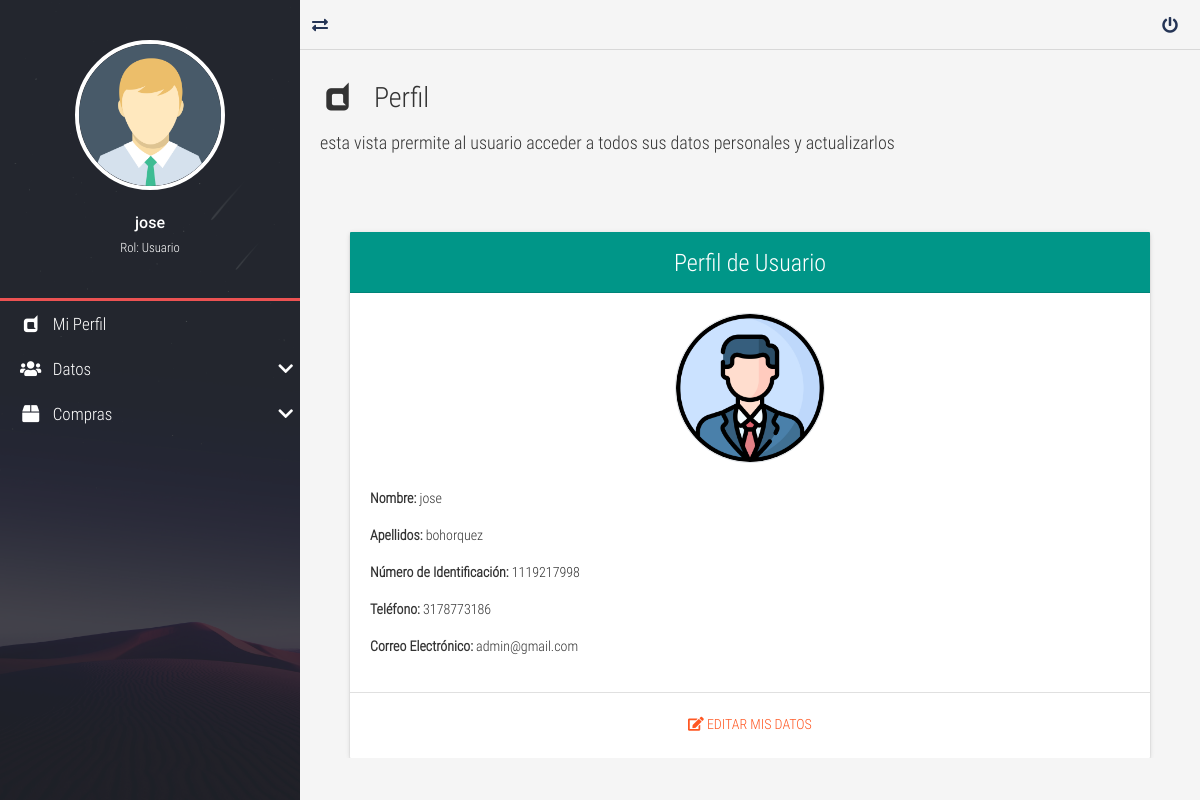
The app's page /index.php?c=ProfileController&a=main (signed in) with its own data.
### tables this page shows
CREATE TABLE `user` (
  `id_user` int NOT NULL COMMENT 'identificador unico de cada usuario',
  `name` varchar(50) DEFAULT NULL COMMENT 'nombres de cada usuario',
  `lastname` varchar(50) DEFAULT NULL COMMENT 'apellidos de cada usuario',
  `id_number` varchar(50) DEFAULT NULL COMMENT 'numero de identificacion de cada usuario',
  `cel` varchar(50) DEFAULT NULL COMMENT 'numero de telefono de cada usuario',
  `email` varchar(50) DEFAULT NULL COMMENT 'correo electronico de cada usuario',
  `pass` longtext COMMENT 'contraseña del usuario',
  `rol` int DEFAULT NULL COMMENT 'rol de cada uno de los usuarios',
  `image_profile` varchar(50) DEFAULT NULL COMMENT 'ruta de donde se almacena la imagen '
);

### controllers/ProfileController.php (called while the page is built, shortened)
<?php
require_once 'models/UserModel.php';
class ProfileController
{
    private $userModel;
    public function __construct()
    {
        $db = new Database();
        $pdo = $db->getConnection();
        $this->userModel = new UserModel($pdo);
    }
public function main()
{
    $userId = $_SESSION['user_id'];
    $user = $this->userModel->getUserProfileById($userId);
    require_once("views/rol/user/modules/1head.php");
    require_once("views/rol/user/modules/2nav_lat.php");
    require_once("views/rol/user/modules/3contenido.php");
    require_once("views/rol/user/modules/4footer.php");
}
}

### models/UserModel.php (called while the page is built, shortened)
<?php
class UserModel
{
    private $db;
    private $name;
    private $lastname;
    private $id_number;
    private $cel;
    private $email;
    private $image_profile;
    public function __construct($pdo)
    {
        $this->db = $pdo;
    }
    public function getName() { return $this->name; }
    public function setName($name) { $this->name = $name; }
    public function getLastname() { return $this->lastname; }
    public function setLastname($lastname) { $this->lastname = $lastname; }
    public function getIdNumber() { return $this->id_number; }
    public function setIdNumber($id_number) { $this->id_number = $id_number; }
    public function getCel() { return $this->cel; }
    public function setCel($cel) { $this->cel = $cel; }
    public function getEmail() { return $this->email; }
    public function setEmail($email) { $this->email = $email; }
    public function getImageProfile() { return $this->image_profile; }
    public function setImageProfile($image_profile) { $this->image_profile = $image_profile; }
public function getUserProfileById($id)
{
    $query = "
        SELECT
            u.id_user,
            u.name,
            u.lastname,
            u.id_number,
            u.cel,
            u.email,
            u.pass,
            u.rol,
            r.name_rol AS rol_name,
            u.image_profile
        FROM
            user u
        LEFT JOIN
            rol r ON u.rol = r.id_rol
        WHERE
            u.id_user = :id
    ";
    $stmt = $this->db->prepare($query);
    $stmt->bindParam(':id', $id, PDO::PARAM_INT);
    $stmt->execute();
    $row = $stmt->fetch(PDO::FETCH_ASSOC);
    if ($row) {
        $user = new UserModel($this->db);
        $user->setIdUser($row['id_user']);
        $user->setName($row['name']);
        $user->setLastname($row['lastname']);
        $user->setIdNumber($row['id_number']);
        $user->setCel($row['cel']);
        $user->setEmail($row['email']);
        $user->setPass($row['pass']);
        $user->setRol($row['rol']);
        $user->setRolName($row['rol_name']);
        $user->setImageProfile($row['image_profile']);
        return $user;
    }
    return null;
}
}
?>

### views/rol/user/modules/3contenido.php (the view, shortened to what this page needs)
<section class="full-box page-content">
    <nav class="full-box navbar-info">
        <a href="#" class="float-left show-nav-lateral">
            <i class="fas fa-exchange-alt"></i>
        </a>
        <a href="#" class="btn-exit-system-pu">
            <i class="fas fa-power-off"></i>
        </a>
    </nav>
    <div class="full-box page-header">
        <h3 class="text-left">
            <i class="fab fa-dashcube fa-fw"></i> &nbsp; Perfil
        </h3>
        <p class="text-justify">
            esta vista prermite al usuario acceder a todos sus datos personales y actualizarlos
        </p>
    </div>
<div class="container">
    <section class="container">
<?php if (!$user): ?>
    <p>No se encontraron datos del usuario.</p>
<?php else: ?>
    <div class="card mx-auto" style="max-width: 800px;">
        <div class="card-header bg-primary text-white text-center">
            <h4 class="mb-0">Perfil de Usuario</h4>
        </div>
        <div class="card-body">
            <div class="text-center mb-4">
                <img src="<?= htmlspecialchars($user->getImageProfile() ?: 'assets/plantilla/dashboard/assets/avatar/Avatar.png') ?>"
                     alt="Imagen de Perfil"
                     class="rounded-circle border"
                     style="width: 150px; height: 150px; object-fit: cover;">
            </div>
            <p><strong>Nombre:</strong> <?= htmlspecialchars($user->getName() ?? 'N/A') ?></p>
            <p><strong>Apellidos:</strong> <?= htmlspecialchars($user->getLastname() ?? 'N/A') ?></p>
            <p><strong>Número de Identificación:</strong> <?= htmlspecialchars($user->getIdNumber() ?? 'N/A') ?></p>
            <p><strong>Teléfono:</strong> <?= htmlspecialchars($user->getCel() ?? 'N/A') ?></p>
            <p><strong>Correo Electrónico:</strong> <?= htmlspecialchars($user->getEmail() ?? 'N/A') ?></p>
        </div>
        <div class="card-footer text-center">
            <a href="index.php?c=ProfileController&a=editProfile" class="btn btn-warning">
                <i class="fas fa-edit"></i> Editar Mis Datos
            </a>
        </div>
    </div>
<?php endif; ?>
</section>
</div>
</section>
    <link rel="stylesheet" href="https://cdn.jsdelivr.net/npm/sweetalert2@11/dist/sweetalert2.min.css">
    <link href="https://cdnjs.cloudflare.com/ajax/libs/font-awesome/5.15.4/css/all.min.css" rel="stylesheet">

### assets/plantilla/dashboard/css/all.css (style rules this page uses)
.fa, .fas, .far, .fal, .fab { -moz-osx-font-smoothing: grayscale; -webkit-font-smoothing: antialiased; display: inline-block; font-style: normal; font-variant: normal; text-rendering: auto; line-height: 1; }
.fa-fw { text-align: center; width: 1.25em; }
.fa-dashcube:before { content: "\f210"; }
.fa-edit:before { content: "\f044"; }
.fa-exchange-alt:before { content: "\f362"; }
.fa-power-off:before { content: "\f011"; }
.fab { font-family: 'Font Awesome 5 Brands'; }
.fa, .fas { font-family: 'Font Awesome 5 Free'; font-weight: 900; }

### assets/plantilla/dashboard/css/style.css (style rules this page uses)
:root { --color-one: #F5F5F5; --color-two: #24292E; --color-three: #EC5252; --form-color: #14111A; --accent-color: #253556; --border-color: #D8D8D8; }
body,html { font-family: 'roboto_condensed_light'; width: 100vw; height: 100vh; background-color: var(--color-one); color: #333; font-size: 16px; }
.full-box { margin: 0; padding: 0; box-sizing: border-box; width: 100%; }
.page-header { padding: 30px 20px 60px 20px; }
.page-header > :nth-child(1) { padding-bottom: 7px; }
.page-header > :nth-child(2) { font-size: 18px; }
.page-content, .nav-lateral { height: 100%; overflow: hidden; }
.page-content { position: relative; padding-left: 300px; transition: all .2s ease-in-out; padding-bottom: 20px; }
.navbar-info { height: 50px; border-bottom: 1px solid var(--border-color); text-align: right; padding-right: 10px; }
.navbar-info a { color: var(--accent-color); height: 50px; min-width: 40px; text-align: center; line-height: 50px; display: inline-block; transition: all .2s ease-out; user-select: none; }

### records on screen
user: image_profile (picture), name "jose", lastname "bohorquez", id_number "1119217998", cel "3178773186", email "admin@gmail.com"

### other values on screen
$_SESSION['user_name'] "jose"
